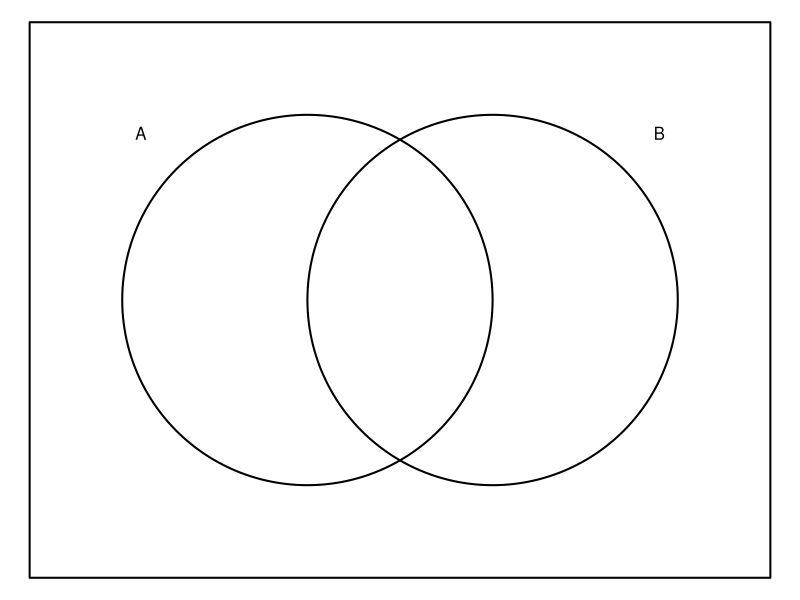
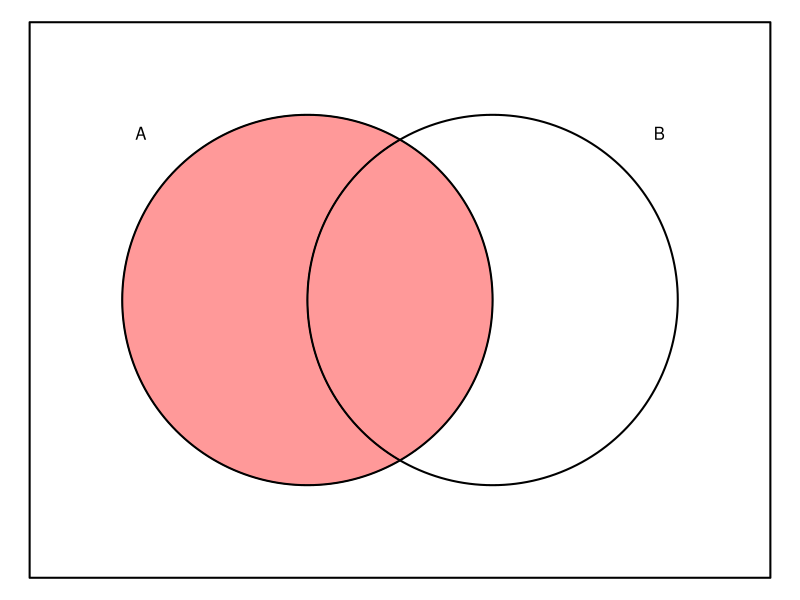
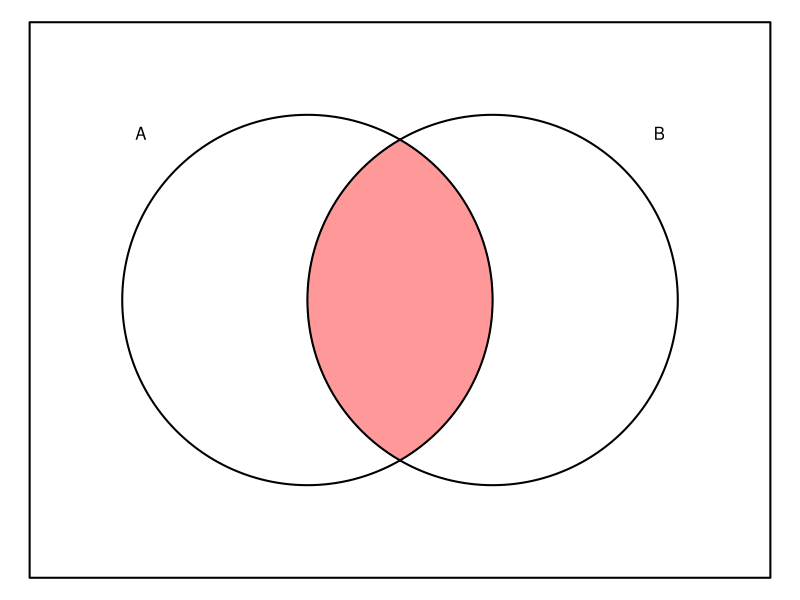
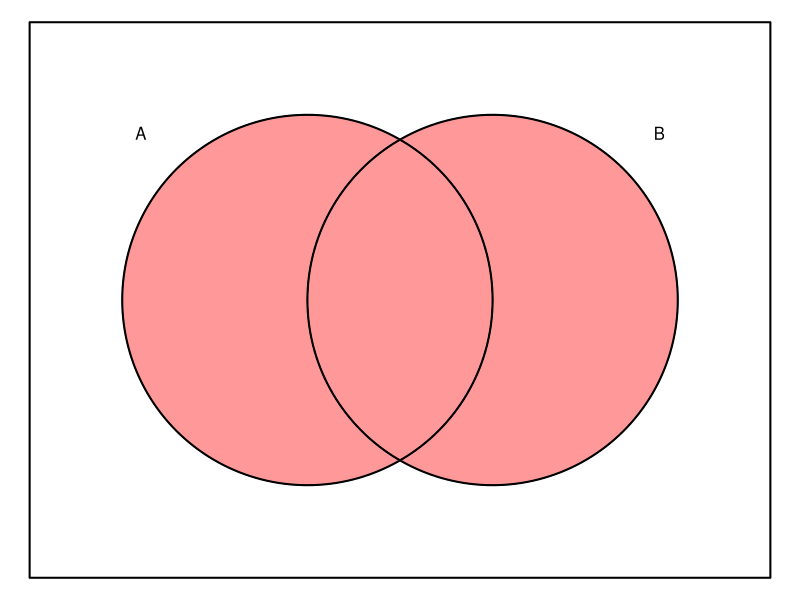
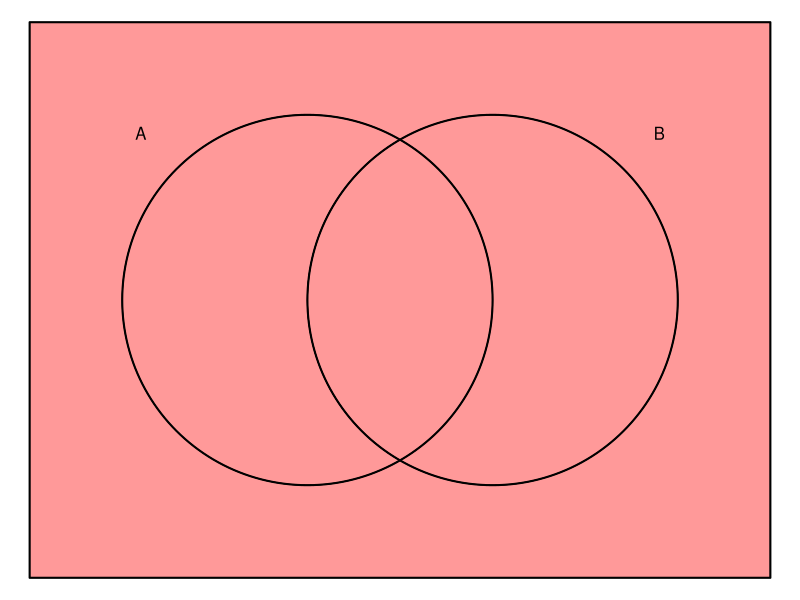
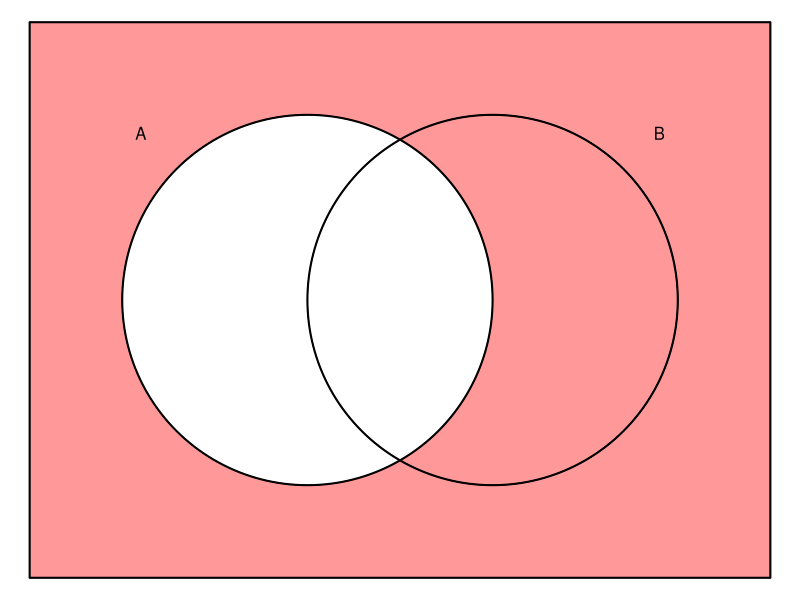
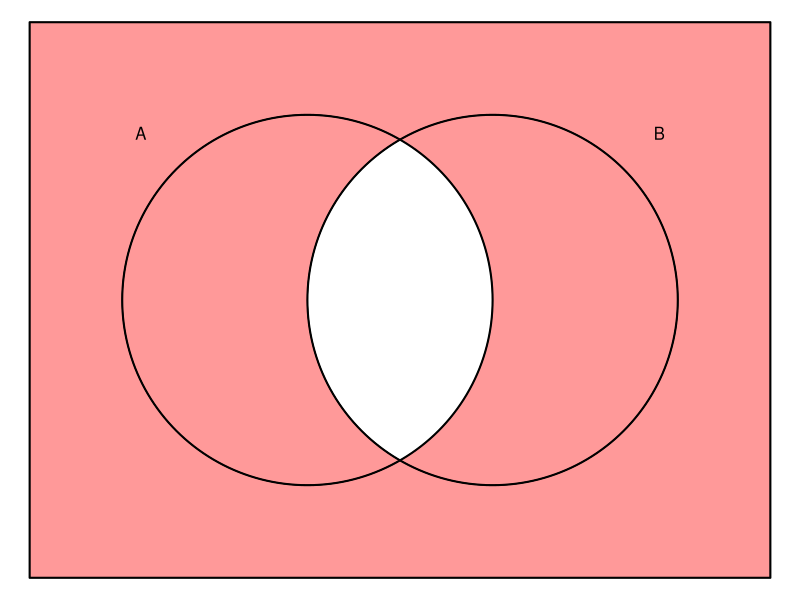
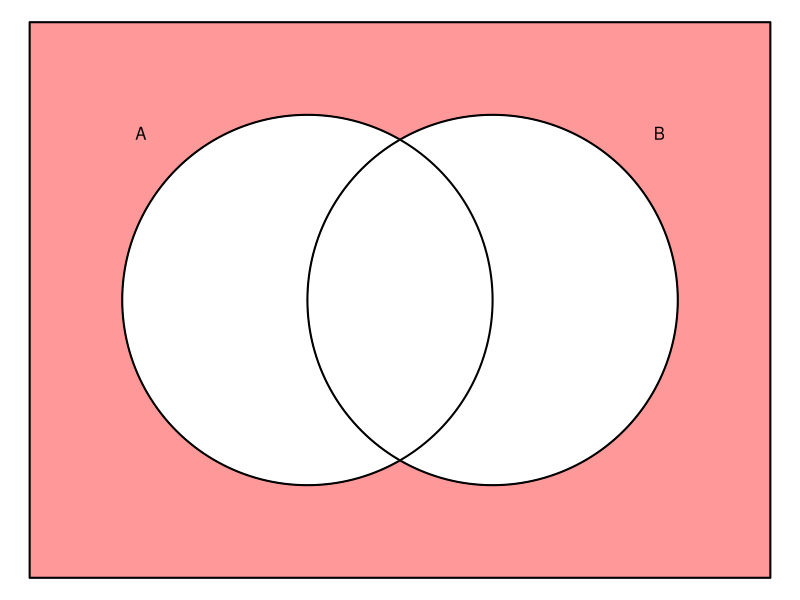

The R script that drew these images, in order:
## ---- chunk 1
drawit = function(TFs = c(F,F,F,F),col=rgb(1,0,0,0.4),lwd=2){
    par(mar=c(0,0,0,0))
    plot(0,0,"n",xlim=c(-1,1),ylim=c(-3/4,3/4),axes=F,ann=F)
    th = seq(0,2*pi,pi/100)
    xc1 = -1/4
    yc1 = 0
    xc2 = 1/4
    yc2 = 0
    r = 1/2
    x1 = xc1+r*cos(th)
    x2 = xc2+r*cos(th)
    y1 = yc1+r*sin(th)
    y2 = yc2+r*sin(th)
    if(TFs[4]){
        polygon(c(-1,-1,1,1),c(-1,1,1,-1)*3/4,col=col)
        polygon(x1,y1,col="white")
        polygon(x2,y2,col="white")
    }
    th60 = seq(-pi/3,pi/3,pi/300)
    thbig = seq(-2*pi/3,2*pi/3,pi/300)
    xI = c(xc1+r*cos(th60),xc2+r*cos(th60+pi))
    yI = c(yc1+r*sin(th60),yc2+r*sin(th60+pi))
    xbo = c(xc1+r*cos(th60),rev(xc2+r*cos(thbig)))
    ybo = c(yc1+r*sin(th60),rev(yc2+r*sin(thbig)))
    xao = c(xc1+r*cos(thbig+pi),rev(xc2+r*cos(th60+pi)))
    yao = c(yc1+r*sin(thbig+pi),rev(yc2+r*sin(th60+pi)))
    
    if(TFs[1]){
        polygon(xao,yao,col=col)
    }
    if(TFs[2]){
        polygon(xI,yI,col=col)
    }
    if(TFs[3]){
        polygon(xbo,ybo,col=col)
    }
    lines(x1,y1,lwd=lwd) 
    lines(x2,y2,lwd=lwd)
    polygon(c(-1,-1,1,1),c(-1,1,1,-1)*3/4,lwd=lwd)
    text(-1/4-0.45,0.45,"A")
    text(1/4+0.45,0.45,"B")
}

# tfs = list()
# for(i in c(F,T)){
#     for(j in c(F,T)){
#         for(k in c(F,T)){
#             for(l in c(F,T)){
#                 drawit(c(l,k,j,i))
#             }
#         }
#     }
# }
labs = list(c("\\emptyset"),
            c("A \\cap B'","(A' \\cup B)'"),
            c("A \\cap B","(A' \\cup B')'"),
            c("A' \\cap B","(A \\cup B')'"),
            c("A' \\cap B'","(A \\cup B)'"),
            c("A"),
            c("(A \\cap B')\\cup(A'\\cap B)"),
            c("B'"),
            c("B"),
            c("(A \\cap B)\\cup(A'\\cap B')"),
            c("A'"),
            c("A \\cup B","(A' \\cap B')'"),
            c("A \\cup B'","(A' \\cap B)'"),
            c("A' \\cup B'","(A \\cap B)'"),
            c("A' \\cup B","(A \\cap B')'"),
            c("\\xi")
            )

tfs = list(c(F,F,F,F),
           c(T,F,F,F),
           c(F,T,F,F),
           c(F,F,T,F),
           c(F,F,F,T),
           c(T,T,F,F),
           c(T,F,T,F),
           c(T,F,F,T),
           c(F,T,T,F),
           c(F,T,F,T),
           c(F,F,T,T),
           c(T,T,T,F),
           c(T,T,F,T),
           c(T,F,T,T),
           c(F,T,T,T),
           c(T,T,T,T))

order = c(1,6,3,12,
          16,11,14,5,
          9,2,4,7,
          8,15,13,10)

for(i in 1:16){
    ii = order[i]
    # cat("\\begin{minipage}[t]{0.18\\linewidth}\n")
    drawit(tfs[[ii]])
    cat("\n\n\\vspace{-0.3in}")
    for(jj in labs[[ii]]){
        cat(paste0("$$",jj,"$$\n"))
    }
    # cat("\\end{minipage}\n\\begin{minipage}[t]{0.8\\linewidth}\n")
    
    # cat("\n\\end{minipage}\n")
    cat("\n\\vfill\n\n")
    
    if(i%%4==0){
        cat("\n\\newpage\n\n")
    }
}
